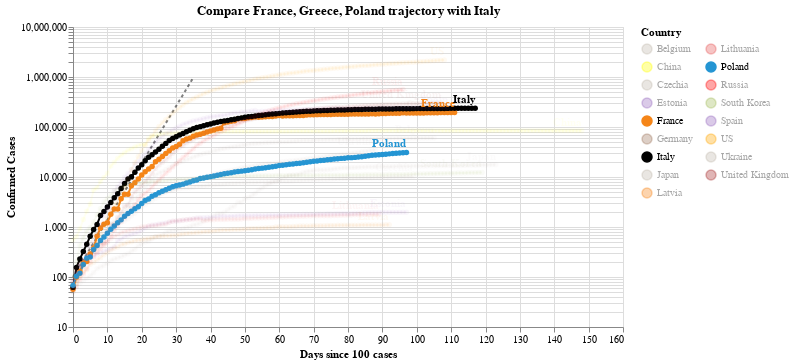

Notebook source saved alongside this figure:
### Code cell
#hide_input
chart2 = make_since_chart(dff2, ['France', 'Greece', 'Poland'], baseline_countries)
chart2

### Figure 1 — Vega-Lite specification as saved in the notebook (floating-point values rounded to 4 significant figures; data arrays with more than 128 entries replaced by an {"elided": "..."} marker saying what was removed)
{"config": {"view": {"continuousWidth": 400, "continuousHeight": 300}}, "layer": [{"data": {"name": "data-628230001892d6798b50651be41d1b3e"}, "mark": {"type": "line", "color": "black", "opacity": 0.5, "strokeDash": [3, 3]}, "encoding": {"x": {"type": "quantitative", "field": "Days since 100 cases"}, "y": {"type": "quantitative", "field": "Confirmed Cases"}}}, {"data": {"name": "data-4df896992601e3d3e3db313392c11114"}, "mark": {"type": "line", "point": true}, "encoding": {"color": {"type": "nominal", "field": "Country", "legend": {"columns": 2}, "scale": {"domain": ["Belgium", "China", "Czechia", "Estonia", "France", "Germany", "Italy", "Japan", "Latvia", "Lithuania", "Poland", "Russia", "South Korea", "Spain", "US", "Ukraine", "United Kingdom"], "range": ["#C1B7AD", "yellow", "#C1B7AD", "#9467bd", "#F58518", "#9D755D", "black", "#C1B7AD", "#F58518", "#E45756", "#2495D3", "red", "#A1BA59", "#9467bd", "orange", "#C1B7AD", "brown"]}}, "opacity": {"condition": {"value": 1, "selection": "selector005"}, "value": 0.05}, "tooltip": [{"type": "nominal", "field": "Country"}, {"type": "temporal", "field": "Date"}, {"type": "quantitative", "field": "Confirmed Cases"}, {"type": "quantitative", "field": "Days since 100 cases"}], "x": {"type": "quantitative", "field": "Days since 100 cases"}, "y": {"type": "quantitative", "field": "Confirmed Cases", "scale": {"type": "log"}}}, "selection": {"selector005": {"type": "multi", "fields": ["Country"], "bind": "legend", "init": [{"Country": "France"}, {"Country": "Greece"}, {"Country": "Poland"}, {"Country": "Italy"}]}}, "width": 550}, {"data": {"name": "data-4df896992601e3d3e3db313392c11114"}, "mark": {"type": "text", "align": "right", "dy": -8, "fontWeight": "bold"}, "encoding": {"color": {"type": "nominal", "field": "Country", "legend": {"columns": 2}, "scale": {"domain": ["Belgium", "China", "Czechia", "Estonia", "France", "Germany", "Italy", "Japan", "Latvia", "Lithuania", "Poland", "Russia", "South Korea", "Spain", "US", "Ukraine", "United Kingdom"], "range": ["#C1B7AD", "yellow", "#C1B7AD", "#9467bd", "#F58518", "#9D755D", "black", "#C1B7AD", "#F58518", "#E45756", "#2495D3", "red", "#A1BA59", "#9467bd", "orange", "#C1B7AD", "brown"]}}, "opacity": {"condition": {"value": 1, "selection": "selector005"}, "value": 0.05}, "text": {"type": "nominal", "field": "Country"}, "tooltip": [{"type": "nominal", "field": "Country"}, {"type": "temporal", "field": "Date"}, {"type": "quantitative", "field": "Confirmed Cases"}, {"type": "quantitative", "field": "Days since 100 cases"}], "x": {"type": "quantitative", "field": "Days since 100 cases"}, "y": {"type": "quantitative", "field": "Confirmed Cases", "scale": {"type": "log"}}}, "transform": [{"filter": "(datum['Date'] >= 1592438400000)"}], "width": 550}], "title": "Compare France, Greece, Poland trajectory with Italy", "$schema": "https://vega.github.io/schema/vega-lite/v4.0.2.json", "datasets": {"data-628230001892d6798b50651be41d1b3e": [{"Days since 100 cases": 0, "Confirmed Cases": 100.0}, {"Days since 100 cases": 1, "Confirmed Cases": 130.0}, {"Days since 100 cases": 2, "Confirmed Cases": 169.0}, {"Days since 100 cases": 3, "Confirmed Cases": 219.7}, {"Days since 100 cases": 4, "Confirmed Cases": 285.6}, {"Days since 100 cases": 5, "Confirmed Cases": 371.3}, {"Days since 100 cases": 6, "Confirmed Cases": 482.7}, {"Days since 100 cases": 7, "Confirmed Cases": 627.5}, {"Days since 100 cases": 8, "Confirmed Cases": 815.7}, {"Days since 100 cases": 9, "Confirmed Cases": 1060.0}, {"Days since 100 cases": 10, "Confirmed Cases": 1379.0}, {"Days since 100 cases": 11, "Confirmed Cases": 1792.0}, {"Days since 100 cases": 12, "Confirmed Cases": 2330.0}, {"Days since 100 cases": 13, "Confirmed Cases": 3029.0}, {"Days since 100 cases": 14, "Confirmed Cases": 3937.0}, {"Days since 100 cases": 15, "Confirmed Cases": 5119.0}, {"Days since 100 cases": 16, "Confirmed Cases": 6654.0}, {"Days since 100 cases": 17, "Confirmed Cases": 8650.0}, {"Days since 100 cases": 18, "Confirmed Cases": 11250.0}, {"Days since 100 cases": 19, "Confirmed Cases": 14620.0}, {"Days since 100 cases": 20, "Confirmed Cases": 19000.0}, {"Days since 100 cases": 21, "Confirmed Cases": 24710.0}, {"Days since 100 cases": 22, "Confirmed Cases": 32120.0}, {"Days since 100 cases": 23, "Confirmed Cases": 41750.0}, {"Days since 100 cases": 24, "Confirmed Cases": 54280.0}, {"Days since 100 cases": 25, "Confirmed Cases": 70560.0}, {"Days since 100 cases": 26, "Confirmed Cases": 91730.0}, {"Days since 100 cases": 27, "Confirmed Cases": 119300.0}, {"Days since 100 cases": 28, "Confirmed Cases": 155000.0}, {"Days since 100 cases": 29, "Confirmed Cases": 201500.0}, {"Days since 100 cases": 30, "Confirmed Cases": 262000.0}, {"Days since 100 cases": 31, "Confirmed Cases": 340600.0}, {"Days since 100 cases": 32, "Confirmed Cases": 442800.0}, {"Days since 100 cases": 33, "Confirmed Cases": 575600.0}, {"Days since 100 cases": 34, "Confirmed Cases": 748300.0}, {"Days since 100 cases": 35, "Confirmed Cases": 972800.0}], "data-4df896992601e3d3e3db313392c11114": {"elided": "1832 records"}}}
